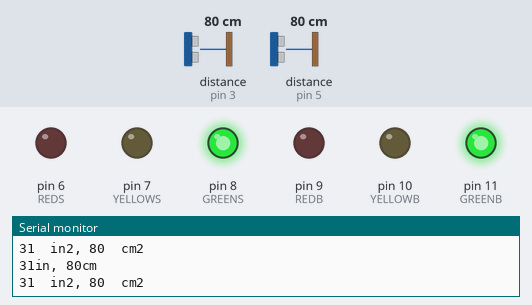
A sketch run on a simulated Arduino Uno, built with avr-gcc and run on an emulated ATmega328P. Parts: output pins drawn as LEDs (lit = HIGH), the last lines printed to the serial monitor. Wiring (inferred from the names in the program): 2 × ultrasonic range finder: trigger pin 2, echo pin 3 / trigger pin 4, echo pin 5. Inputs (shaded band) come from the test bench; at power-on: distance to the obstacle (sensors on pin 3, pin 5) 80 cm. The echo pulse lasts 58.3 µs per cm; pins used as bus, display or sensor lines are not drawn.

Above: at 1.2 s.
1.3 s: distance to the obstacle (sensor on pin 3) set to 24 cm
2.8 s: distance to the obstacle (sensor on pin 3) set to 19 cm
At 3.9 s:
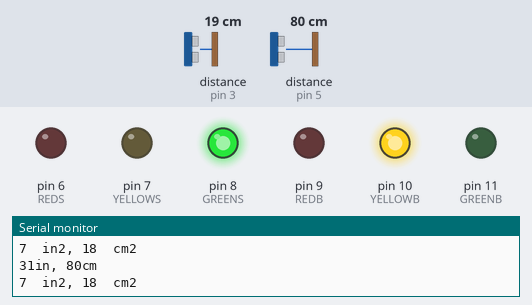
4.4 s: distance to the obstacle (sensor on pin 5) set to 39 cm
5.9 s: distance to the obstacle (sensor on pin 5) set to 32 cm
At 6.8 s:
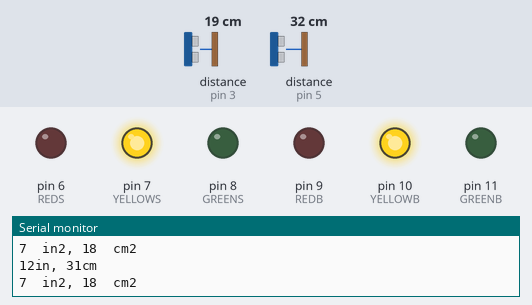
7.5 s: distance to the obstacle (sensor on pin 3) set to 250 cm
At 8.7 s:
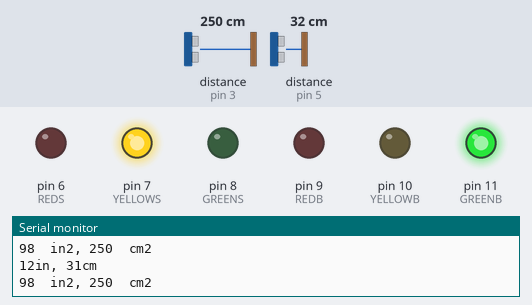
9.1 s: distance to the obstacle (sensor on pin 5) set to 19 cm
10.6 s: distance to the obstacle (sensor on pin 5) set to 14 cm
At 11.7 s:
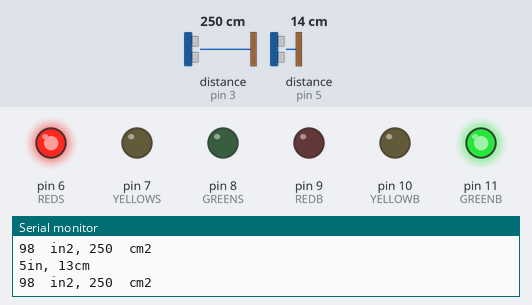
Timing chart, 0 to 13.3 s (numbered marks = the images above; inputs shaded):
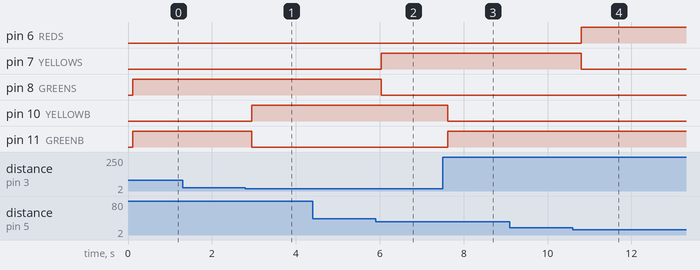

The sketch:

CAR.ino
```cpp
const int pingPin = 4;//big
const int echoPin = 5;
const int GREENB = 11;
const int YELLOWB = 10;
const int REDB = 9;

const int pingPin2 = 2; //small
const int echoPin2 = 3;
const int GREENS = 8;
const int YELLOWS= 7;
const int REDS = 6;


void setup() {
   Serial.begin(9600); // Starting Serial Terminal
   pinMode(GREENB,OUTPUT);
   pinMode(REDB,OUTPUT);
   pinMode(YELLOWB,OUTPUT);
   pinMode(GREENS,OUTPUT);
   pinMode(REDS,OUTPUT);
   pinMode(YELLOWS,OUTPUT);

}

void loop() {
   long duration, inches, cm,duration2,inches2,cm2;
   pinMode(pingPin, OUTPUT);
   digitalWrite(pingPin, LOW);
   delayMicroseconds(2);
   digitalWrite(pingPin, HIGH);
   delayMicroseconds(10);
   digitalWrite(pingPin, LOW);

   pinMode(echoPin, INPUT);
   duration = pulseIn(echoPin, HIGH);

   pinMode(pingPin2, OUTPUT);
   digitalWrite(pingPin2, LOW);
   delayMicroseconds(2);
   digitalWrite(pingPin2, HIGH);
   delayMicroseconds(10);
   digitalWrite(pingPin2, LOW);

   pinMode(echoPin2, INPUT);
   duration2 = pulseIn(echoPin2, HIGH);

   inches = microsecondsToInches(duration);
   cm = microsecondsToCentimeters(duration);

   inches2 = microsecondsToInches(duration2);
   cm2 = microsecondsToCentimeters(duration2);
   Serial.print(inches);
   Serial.print("in, ");
   Serial.print(cm);
   Serial.print("cm");
   Serial.println();
   Serial.print(inches2);
   Serial.print("  in2, ");
   Serial.print(cm2);
   Serial.print("  cm2");
      Serial.println();
         Serial.println();
            Serial.println();


   delay(100);

    if(cm<=15)
    digitalWrite(REDS,HIGH);
    else
    digitalWrite(REDS,LOW);
    if(cm<=35 && cm>15)
    digitalWrite(YELLOWS,HIGH);
    else
    digitalWrite(YELLOWS,LOW);
    if(cm>35)
    digitalWrite(GREENS,HIGH);
    else
    digitalWrite(GREENS,LOW);

    if(cm2<=12.5)
    digitalWrite(REDB,HIGH);
    else
    digitalWrite(REDB,LOW);
    if(cm2<=20 && cm2>12.5)
    digitalWrite(YELLOWB,HIGH);
    else
    digitalWrite(YELLOWB,LOW);
    if(cm2>20.5)
    digitalWrite(GREENB,HIGH);
    else
    digitalWrite(GREENB,LOW);

}

long microsecondsToInches(long microseconds) {
   return microseconds / 74 / 2;
}

long microsecondsToCentimeters(long microseconds) {
   return microseconds / 29 / 2;
}
```

Measured:
- the behaviour switches between 22 and 21 cm on distance to the obstacle (sensor on pin 3) (found by bisection; images 0 and 1)
- the behaviour switches between 37 and 36 cm on distance to the obstacle (sensor on pin 5) (found by bisection; images 1 and 2)
- the behaviour switches between 17 and 16 cm on distance to the obstacle (sensor on pin 5) (found by bisection; images 3 and 4)
- after the input at 2.8 s, pin 10 (YELLOWB): LOW → HIGH after 0.15 s; pin 11 (GREENB): HIGH → LOW after 0.15 s
- after the input at 5.9 s, pin 7 (YELLOWS): LOW → HIGH after 0.13 s; pin 8 (GREENS): HIGH → LOW after 0.13 s
- after the input at 7.5 s, pin 10 (YELLOWB): HIGH → LOW after 0.12 s; pin 11 (GREENB): LOW → HIGH after 0.12 s
- after the input at 10.6 s, pin 6 (REDS): LOW → HIGH after 0.20 s; pin 7 (YELLOWS): HIGH → LOW after 0.20 s
